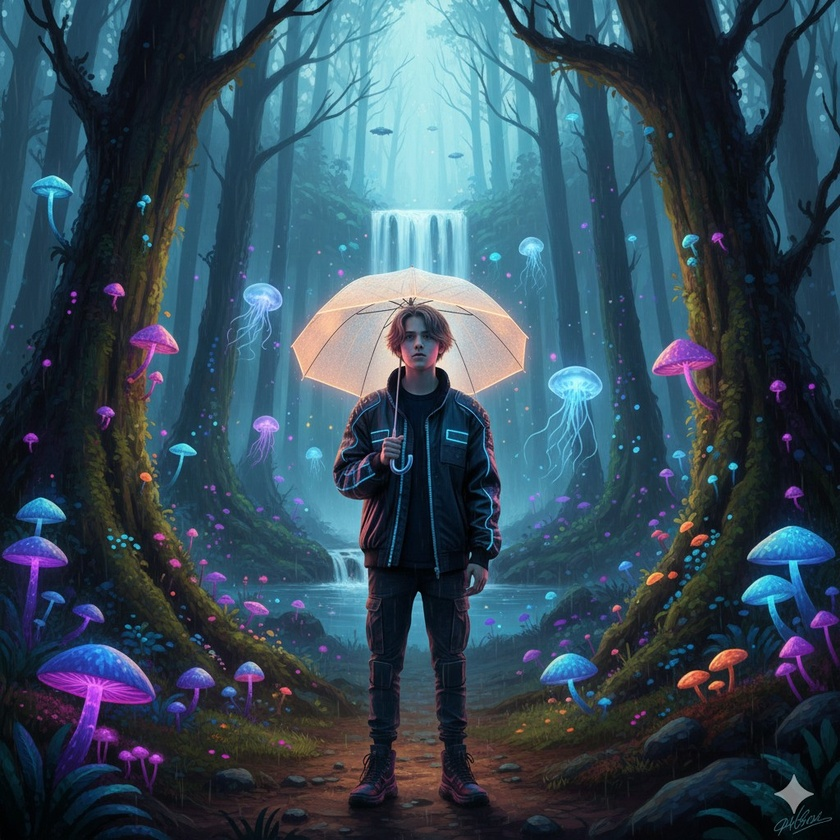
#> input picture temp_ela.jpg, 840 x 840 px, shrunk from 1024 x 1024 before the run
$ python -i feature_extraction.py   (imports and definitions only)   (older library calls are emulated)
#> lines starting #> are read from the running program, lines starting #| are printed output that depends on the picture
"""
Feature Extraction Module
Implements: Feature types, Feature Construction and Transformation, Feature Selection
(From Unit 1.2 of syllabus)
"""

import cv2
import numpy as np
from scipy import stats
from sklearn.decomposition import PCA
from sklearn.preprocessing import StandardScaler, MinMaxScaler
from sklearn.feature_selection import SelectKBest, f_classif, RFE
from sklearn.ensemble import RandomForestClassifier


class ImageFeatureExtractor:
    """Extract various features from images for forgery detection"""

    def __init__(self):
        self.scaler = StandardScaler()

    def extract_ela_features(self, image_path, quality=90):
        """Error Level Analysis - detects compression artifacts"""
#> called with image_path = 'temp_ela.jpg', quality = 90
        original = cv2.imread(image_path)
#> original is the input picture: shape (840, 840, 3); mean B, G, R 90.6, 75.6, 53.1
        if original is None:
            raise ValueError(f"Cannot read image: {image_path}")

        # Save with specific quality
        temp_path = 'temp_ela.jpg'
        cv2.imwrite(temp_path, original, [cv2.IMWRITE_JPEG_QUALITY, quality])
        compressed = cv2.imread(temp_path)

        # Calculate difference
        ela = cv2.absdiff(original, compressed)
        ela_gray = cv2.cvtColor(ela, cv2.COLOR_BGR2GRAY)
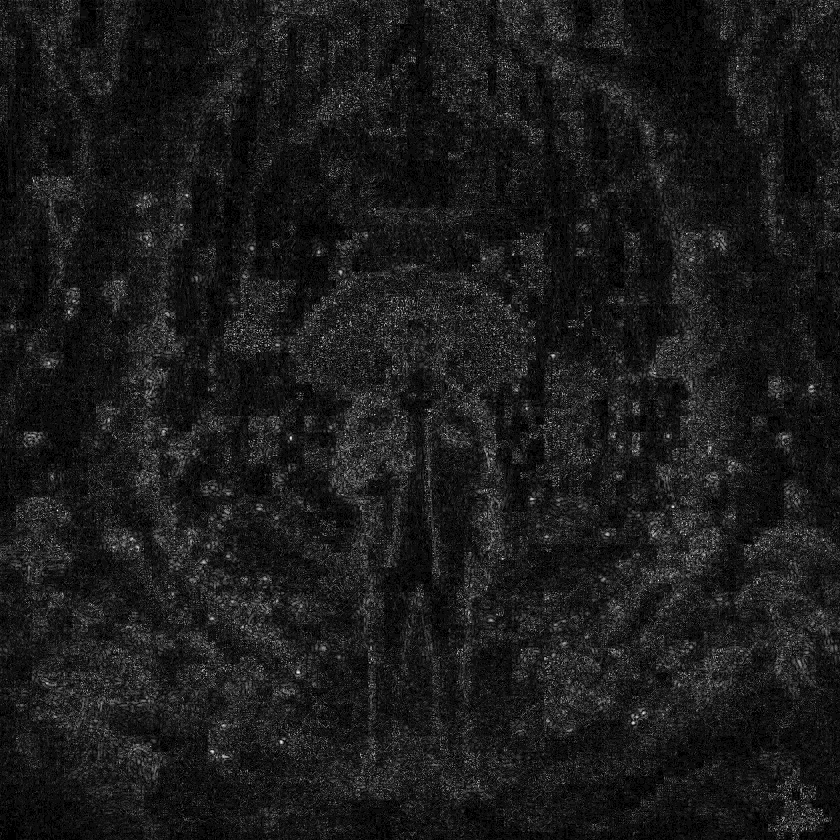
#> ela_gray: shape (840, 840); min 0, max 19, mean 2.04; drawn with min black and max white

        # Statistical features from ELA
        features = {
            'ela_mean': np.mean(ela_gray),
            'ela_std': np.std(ela_gray),
            'ela_max': np.max(ela_gray),
            'ela_min': np.min(ela_gray),
            'ela_median': np.median(ela_gray),
            'ela_variance': np.var(ela_gray),
            'ela_skewness': stats.skew(ela_gray.flatten()),
            'ela_kurtosis': stats.kurtosis(ela_gray.flatten())
        }
#> features = {'ela_mean': 2.04, 'ela_std': 1.62, 'ela_max': 19, 'ela_min': 0, 'ela_median': 2, 'ela_variance': 2.64, 'ela_skewness': 1.7, 'ela_kurtosis': 4.69}

        return features

    def extract_noise_features(self, image_path):
        """Extract noise pattern features"""
#> called with image_path = 'temp_ela.jpg'
        img = cv2.imread(image_path, cv2.IMREAD_GRAYSCALE)
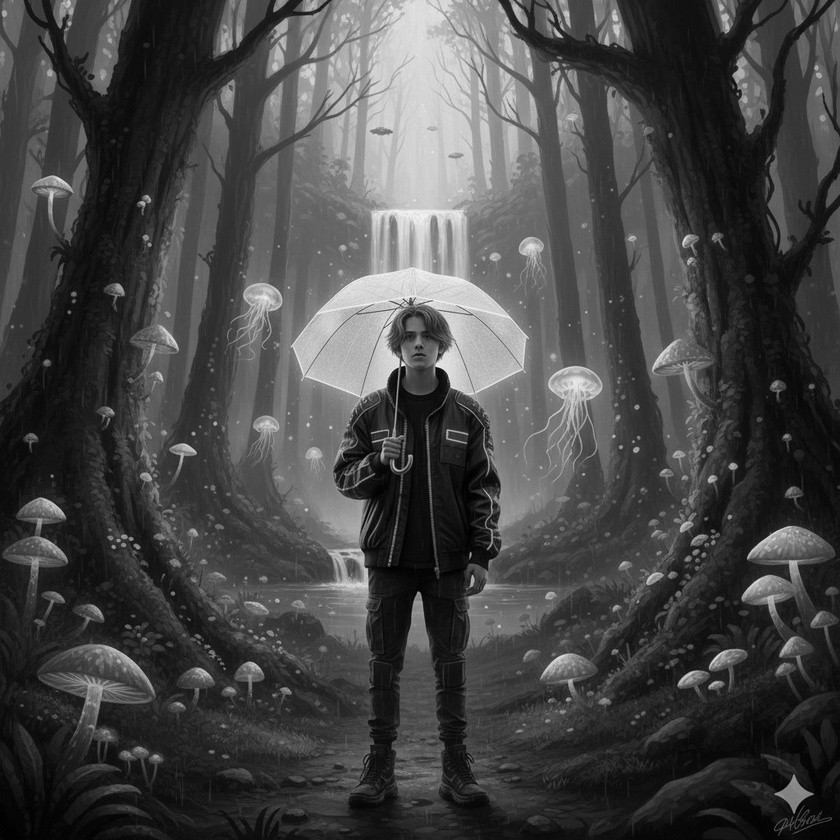
#> img: shape (840, 840); min 0, max 251, mean 70.6

        # Apply median filter to estimate noise
        median_filtered = cv2.medianBlur(img, 5)
        noise = img.astype(float) - median_filtered.astype(float)
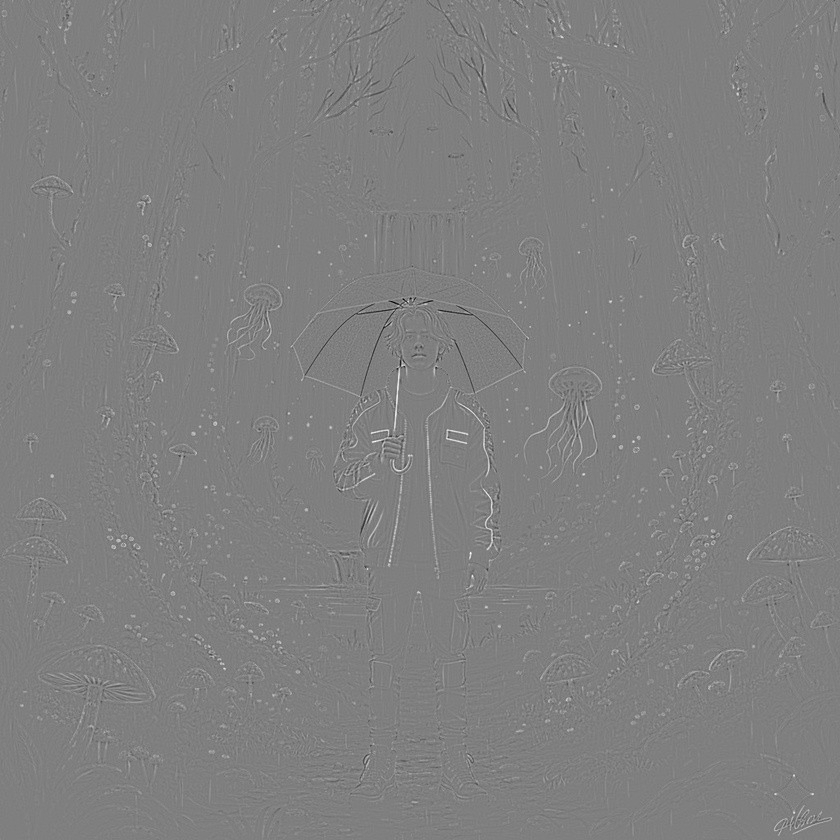
#> noise: shape (840, 840) float64; min -142, max 142, mean 0.6; drawn with min black and max white

        features = {
            'noise_mean': np.mean(np.abs(noise)),
            'noise_std': np.std(noise),
            'noise_variance': np.var(noise),
            'noise_energy': np.sum(noise**2),
            'noise_entropy': stats.entropy(np.histogram(noise, bins=50)[0] + 1e-10)
        }
#> features = {'noise_mean': 4.28, 'noise_std': 7.93, 'noise_variance': 62.89, 'noise_energy': 44633389, 'noise_entropy': 1.48}

        return features

    def extract_color_features(self, image_path):
        """Extract color distribution features"""
#> called with image_path = 'temp_ela.jpg'
        img = cv2.imread(image_path)

        # Color channel statistics
        features = {}
        for i, color in enumerate(['blue', 'green', 'red']):
            channel = img[:, :, i]
            features[f'{color}_mean'] = np.mean(channel)
            features[f'{color}_std'] = np.std(channel)
            features[f'{color}_skewness'] = stats.skew(channel.flatten())
            features[f'{color}_kurtosis'] = stats.kurtosis(channel.flatten())
#> after the loop, features = 12 items

        # HSV features
        hsv = cv2.cvtColor(img, cv2.COLOR_BGR2HSV)
#> hsv: shape (840, 840, 3); mean H, S, V 95.6, 126.9, 94.1
        for i, component in enumerate(['hue', 'saturation', 'value']):
            channel = hsv[:, :, i]
            features[f'{component}_mean'] = np.mean(channel)
            features[f'{component}_std'] = np.std(channel)
#> this loop made 3 passes
#> pass 1, in extract_color_features, `channel = hsv[:, :, i]`:
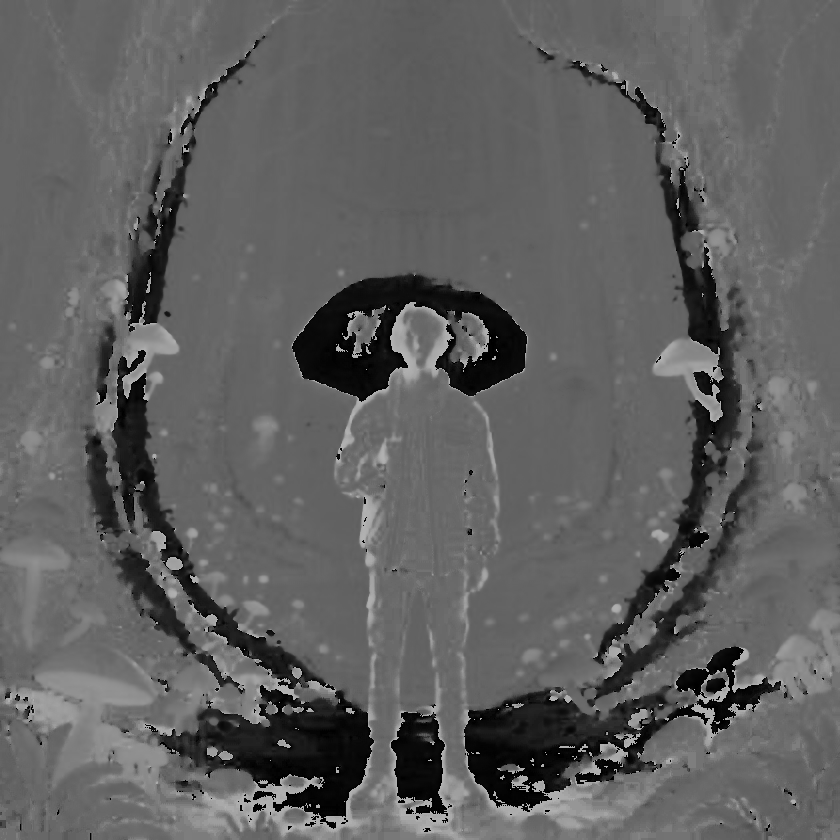
#> channel: shape (840, 840); min 0, max 179, mean 95.6
#> pass 3, in extract_color_features, `channel = hsv[:, :, i]`:
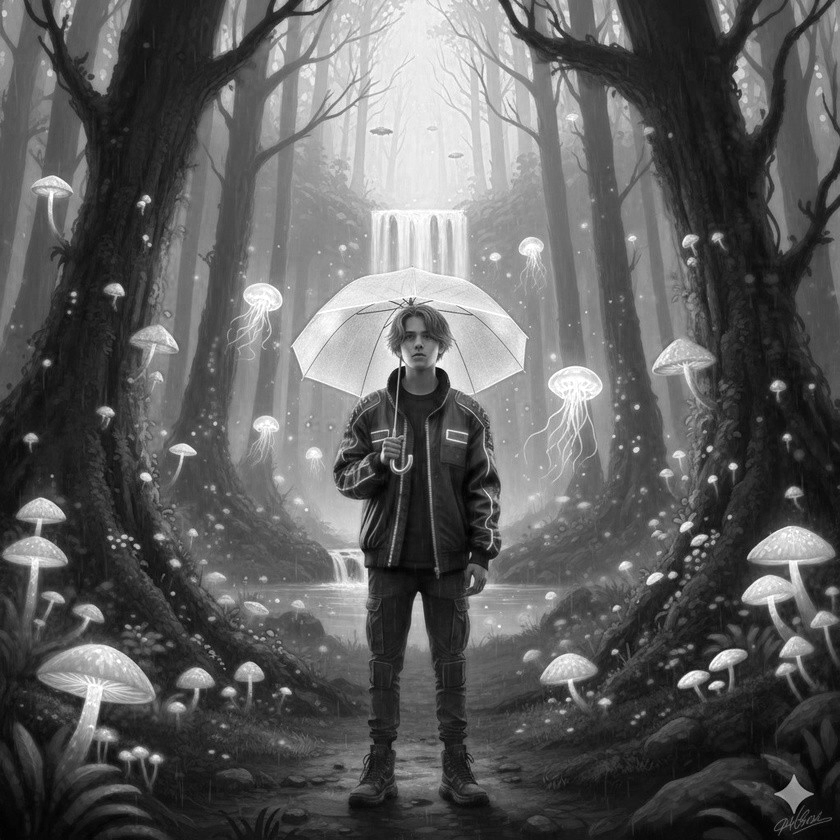
#> channel: shape (840, 840); min 0, max 255, mean 94.1
#> after the loop, features = 18 items

        return features

    def extract_texture_features(self, image_path):
        """Extract texture features using GLCM-like statistics"""
#> called with image_path = 'temp_ela.jpg'
        img = cv2.imread(image_path, cv2.IMREAD_GRAYSCALE)

        # Calculate gradients
        grad_x = cv2.Sobel(img, cv2.CV_64F, 1, 0, ksize=3)
        grad_y = cv2.Sobel(img, cv2.CV_64F, 0, 1, ksize=3)
        gradient_magnitude = np.sqrt(grad_x**2 + grad_y**2)
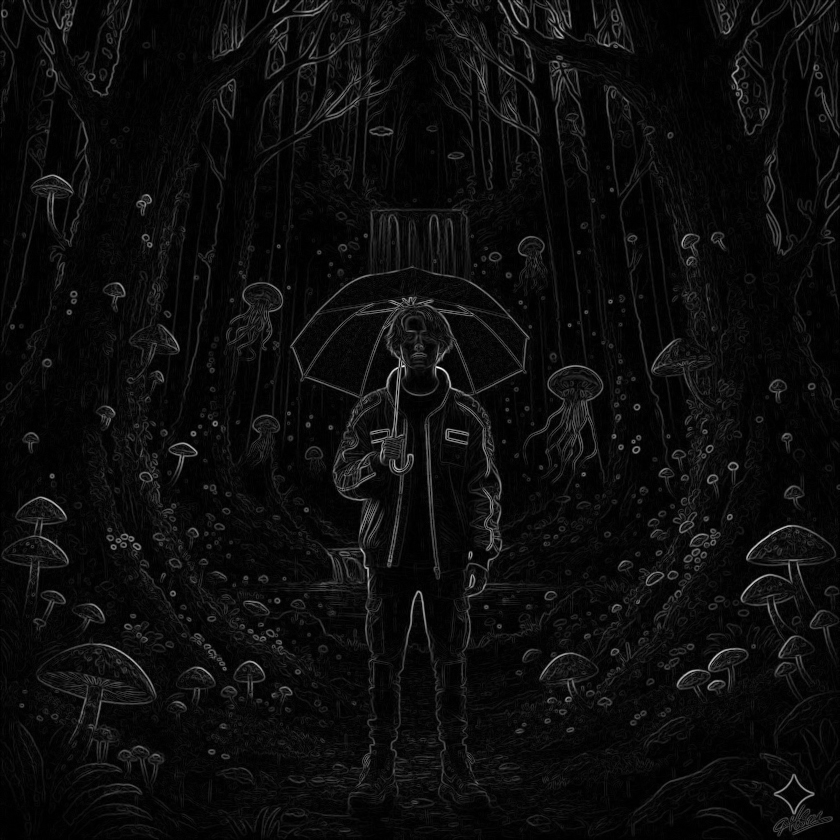
#> gradient_magnitude: shape (840, 840) float64; min 0, max 939.3, mean 46.4; drawn with min black and max white

        # LBP-inspired features
        lbp_mean = np.mean(gradient_magnitude)
#> lbp_mean = 46.38
        lbp_std = np.std(gradient_magnitude)
#> lbp_std = 62.93

        features = {
            'gradient_mean': np.mean(gradient_magnitude),
            'gradient_std': np.std(gradient_magnitude),
            'gradient_max': np.max(gradient_magnitude),
            'edge_density': np.sum(gradient_magnitude > np.mean(gradient_magnitude)) / gradient_magnitude.size,
            'texture_contrast': np.std(gradient_magnitude),
            'texture_homogeneity': 1 / (1 + np.var(gradient_magnitude))
        }
#> features = {'gradient_mean': 46.38, 'gradient_std': 62.93, 'gradient_max': 939.3, 'edge_density': 0.281, 'texture_contrast': 62.93, 'texture_homogeneity': 0.000252}

        return features

    def extract_metadata_features(self, image_path):
        """Extract image metadata features"""
#> called with image_path = 'temp_ela.jpg'
        img = cv2.imread(image_path)

        features = {
            'width': img.shape[1],
            'height': img.shape[0],
            'aspect_ratio': img.shape[1] / img.shape[0],
            'total_pixels': img.shape[0] * img.shape[1],
            'channels': img.shape[2] if len(img.shape) > 2 else 1
        }

        return features

    def extract_all_features(self, image_path):
        """Extract all features from an image"""
        features = {}

        try:
            features.update(self.extract_ela_features(image_path))
            features.update(self.extract_noise_features(image_path))
            features.update(self.extract_color_features(image_path))
            features.update(self.extract_texture_features(image_path))
            features.update(self.extract_metadata_features(image_path))
        except Exception as e:
            print(f"Error extracting features from {image_path}: {e}")
            return None

        return features


class FeatureSelector:
    """
    Feature Selection using Filter, Wrapper, and Embedded methods
    (From Unit 1.2 of syllabus)
    """

    def __init__(self):
        self.selected_features = None
        self.selector = None

    # [37 lines left out: functions filter_method, wrapper_method, embedded_method, transform, not called in this run]


class FeatureTransformer:
    """
    Feature Construction and Transformation
    (From Unit 1.2 of syllabus)
    """

    def __init__(self):
        self.scaler = None
        self.pca = None

    # [27 lines left out: functions normalize_features, apply_pca, transform, not called in this run]

>>> result = ImageFeatureExtractor().extract_all_features('temp_ela.jpg')
#> result = 42 items
